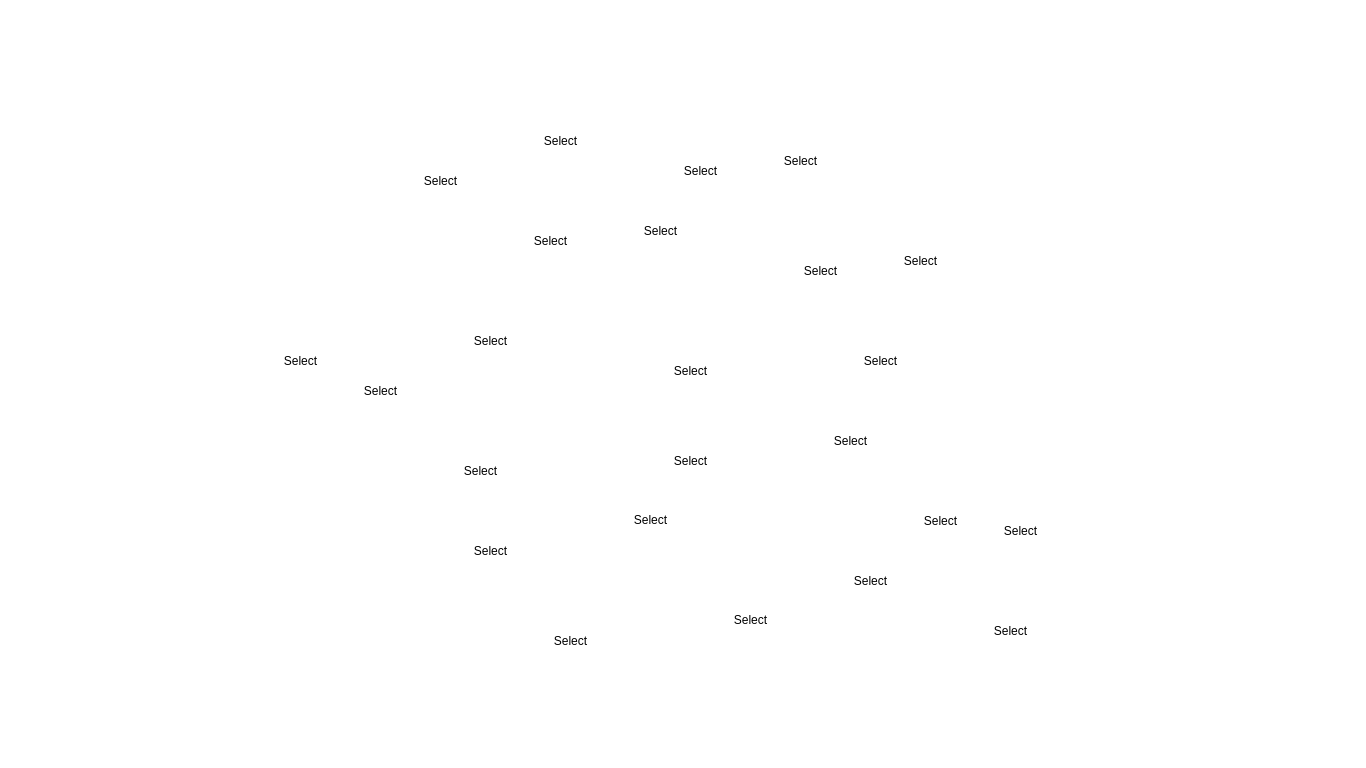
<?xml version="1.0" encoding="UTF-8"?>
<ui version="4.0">
 <class>FourPlayersMapClass</class>
 <widget class="QMainWindow" name="FourPlayersMapClass">
  <property name="geometry">
   <rect>
    <x>0</x>
    <y>0</y>
    <width>1366</width>
    <height>768</height>
   </rect>
  </property>
  <property name="minimumSize">
   <size>
    <width>1366</width>
    <height>768</height>
   </size>
  </property>
  <property name="maximumSize">
   <size>
    <width>1366</width>
    <height>768</height>
   </size>
  </property>
  <property name="windowTitle">
   <string>FourPlayersMap</string>
  </property>
  <property name="windowIcon">
   <iconset>
    <normaloff>images/triv.png</normaloff>images/triv.png</iconset>
  </property>
  <property name="styleSheet">
   <string notr="true">#centralWidget{
image: url(:/Triviadorclient/images/4playersMap.png);
background-color: white;
}

</string>
  </property>
  <widget class="QWidget" name="centralWidget">
   <widget class="QPushButton" name="pushButton_Territory1">
    <property name="geometry">
     <rect>
      <x>280</x>
      <y>350</y>
      <width>41</width>
      <height>21</height>
     </rect>
    </property>
    <property name="styleSheet">
     <string notr="true">#pushButton_Territory1{
border-image: white;
border-radius: 10px;
background: white;
}</string>
    </property>
    <property name="text">
     <string>Select</string>
    </property>
   </widget>
   <widget class="QPushButton" name="pushButton_Territory2">
    <property name="geometry">
     <rect>
      <x>550</x>
      <y>630</y>
      <width>41</width>
      <height>21</height>
     </rect>
    </property>
    <property name="styleSheet">
     <string notr="true">#pushButton_Territory2{
border-image: white;
border-radius: 10px;
background: white;
}</string>
    </property>
    <property name="text">
     <string>Select</string>
    </property>
   </widget>
   <widget class="QPushButton" name="pushButton_Territory3">
    <property name="geometry">
     <rect>
      <x>420</x>
      <y>170</y>
      <width>41</width>
      <height>21</height>
     </rect>
    </property>
    <property name="styleSheet">
     <string notr="true">#pushButton_Territory3{
border-image: white;
border-radius: 10px;
background: white;
}</string>
    </property>
    <property name="text">
     <string>Select</string>
    </property>
   </widget>
   <widget class="QPushButton" name="pushButton_Territory4">
    <property name="geometry">
     <rect>
      <x>470</x>
      <y>540</y>
      <width>41</width>
      <height>21</height>
     </rect>
    </property>
    <property name="styleSheet">
     <string notr="true">#pushButton_Territory4{
border-image: white;
border-radius: 10px;
background: white;
}</string>
    </property>
    <property name="text">
     <string>Select</string>
    </property>
   </widget>
   <widget class="QPushButton" name="pushButton_Territory5">
    <property name="geometry">
     <rect>
      <x>630</x>
      <y>510</y>
      <width>41</width>
      <height>20</height>
     </rect>
    </property>
    <property name="styleSheet">
     <string notr="true">#pushButton_Territory5{
border-image: white;
border-radius: 10px;
background: white;
}</string>
    </property>
    <property name="text">
     <string>Select</string>
    </property>
   </widget>
   <widget class="QPushButton" name="pushButton_Territory6">
    <property name="geometry">
     <rect>
      <x>730</x>
      <y>610</y>
      <width>41</width>
      <height>20</height>
     </rect>
    </property>
    <property name="styleSheet">
     <string notr="true">#pushButton_Territory6{
border-image: white;
border-radius: 10px;
background: white;
}</string>
    </property>
    <property name="text">
     <string>Select</string>
    </property>
   </widget>
   <widget class="QPushButton" name="pushButton_Territory7">
    <property name="geometry">
     <rect>
      <x>360</x>
      <y>380</y>
      <width>41</width>
      <height>21</height>
     </rect>
    </property>
    <property name="styleSheet">
     <string notr="true">#pushButton_Territory7{
border-image: white;
border-radius: 10px;
background: white;
}</string>
    </property>
    <property name="text">
     <string>Select</string>
    </property>
   </widget>
   <widget class="QPushButton" name="pushButton_Territory8">
    <property name="geometry">
     <rect>
      <x>460</x>
      <y>460</y>
      <width>41</width>
      <height>21</height>
     </rect>
    </property>
    <property name="styleSheet">
     <string notr="true">#pushButton_Territory8{
border-image: white;
border-radius: 10px;
background: white;
}</string>
    </property>
    <property name="text">
     <string>Select</string>
    </property>
   </widget>
   <widget class="QPushButton" name="pushButton_Territory9">
    <property name="geometry">
     <rect>
      <x>670</x>
      <y>450</y>
      <width>41</width>
      <height>21</height>
     </rect>
    </property>
    <property name="styleSheet">
     <string notr="true">#pushButton_Territory9{
border-image: white;
border-radius: 10px;
background: white;
}</string>
    </property>
    <property name="text">
     <string>Select</string>
    </property>
   </widget>
   <widget class="QPushButton" name="pushButton_Territory10">
    <property name="geometry">
     <rect>
      <x>470</x>
      <y>330</y>
      <width>41</width>
      <height>21</height>
     </rect>
    </property>
    <property name="styleSheet">
     <string notr="true">#pushButton_Territory10{
border-image: white;
border-radius: 10px;
background: white;
}</string>
    </property>
    <property name="text">
     <string>Select</string>
    </property>
   </widget>
   <widget class="QPushButton" name="pushButton_Territory11">
    <property name="geometry">
     <rect>
      <x>860</x>
      <y>350</y>
      <width>41</width>
      <height>21</height>
     </rect>
    </property>
    <property name="styleSheet">
     <string notr="true">#pushButton_Territory11{
border-image: white;
border-radius: 10px;
background: white;
}</string>
    </property>
    <property name="text">
     <string>Select</string>
    </property>
   </widget>
   <widget class="QPushButton" name="pushButton_Territory12">
    <property name="geometry">
     <rect>
      <x>900</x>
      <y>250</y>
      <width>41</width>
      <height>21</height>
     </rect>
    </property>
    <property name="styleSheet">
     <string notr="true">#pushButton_Territory12{
border-image: white;
border-radius: 10px;
background: white;
}</string>
    </property>
    <property name="text">
     <string>Select</string>
    </property>
   </widget>
   <widget class="QPushButton" name="pushButton_Territory13">
    <property name="geometry">
     <rect>
      <x>990</x>
      <y>620</y>
      <width>41</width>
      <height>21</height>
     </rect>
    </property>
    <property name="styleSheet">
     <string notr="true">#pushButton_Territory13{
border-image: white;
border-radius: 10px;
background: white;
}</string>
    </property>
    <property name="text">
     <string>Select</string>
    </property>
   </widget>
   <widget class="QPushButton" name="pushButton_Territory14">
    <property name="geometry">
     <rect>
      <x>850</x>
      <y>570</y>
      <width>41</width>
      <height>21</height>
     </rect>
    </property>
    <property name="styleSheet">
     <string notr="true">#pushButton_Territory14{
border-image: white;
border-radius: 10px;
background: white;
}</string>
    </property>
    <property name="text">
     <string>Select</string>
    </property>
   </widget>
   <widget class="QPushButton" name="pushButton_Territory15">
    <property name="geometry">
     <rect>
      <x>1000</x>
      <y>520</y>
      <width>41</width>
      <height>21</height>
     </rect>
    </property>
    <property name="styleSheet">
     <string notr="true">#pushButton_Territory15{
border-image: white;
border-radius: 10px;
background: white;
}</string>
    </property>
    <property name="text">
     <string>Select</string>
    </property>
   </widget>
   <widget class="QPushButton" name="pushButton_Territory16">
    <property name="geometry">
     <rect>
      <x>670</x>
      <y>360</y>
      <width>41</width>
      <height>21</height>
     </rect>
    </property>
    <property name="styleSheet">
     <string notr="true">#pushButton_Territory16{
border-image: white;
border-radius: 10px;
background: white;
}</string>
    </property>
    <property name="text">
     <string>Select</string>
    </property>
   </widget>
   <widget class="QPushButton" name="pushButton_Territory17">
    <property name="geometry">
     <rect>
      <x>920</x>
      <y>510</y>
      <width>41</width>
      <height>21</height>
     </rect>
    </property>
    <property name="styleSheet">
     <string notr="true">#pushButton_Territory17{
border-image: white;
border-radius: 10px;
background: white;
}</string>
    </property>
    <property name="text">
     <string>Select</string>
    </property>
   </widget>
   <widget class="QPushButton" name="pushButton_Territory18">
    <property name="geometry">
     <rect>
      <x>800</x>
      <y>260</y>
      <width>41</width>
      <height>21</height>
     </rect>
    </property>
    <property name="styleSheet">
     <string notr="true">#pushButton_Territory18{
border-image: white;
border-radius: 10px;
background: white;
}</string>
    </property>
    <property name="text">
     <string>Select</string>
    </property>
   </widget>
   <widget class="QPushButton" name="pushButton_Territory19">
    <property name="geometry">
     <rect>
      <x>530</x>
      <y>230</y>
      <width>41</width>
      <height>21</height>
     </rect>
    </property>
    <property name="styleSheet">
     <string notr="true">#pushButton_Territory19{
border-image: white;
border-radius: 10px;
background: white;
}</string>
    </property>
    <property name="text">
     <string>Select</string>
    </property>
   </widget>
   <widget class="QPushButton" name="pushButton_Territory20">
    <property name="geometry">
     <rect>
      <x>540</x>
      <y>130</y>
      <width>41</width>
      <height>21</height>
     </rect>
    </property>
    <property name="styleSheet">
     <string notr="true">#pushButton_Territory20{
border-image: white;
border-radius: 10px;
background: white;
}</string>
    </property>
    <property name="text">
     <string>Select</string>
    </property>
   </widget>
   <widget class="QPushButton" name="pushButton_Territory21">
    <property name="geometry">
     <rect>
      <x>640</x>
      <y>220</y>
      <width>41</width>
      <height>21</height>
     </rect>
    </property>
    <property name="styleSheet">
     <string notr="true">#pushButton_Territory21{
border-image: white;
border-radius: 10px;
background: white;
}</string>
    </property>
    <property name="text">
     <string>Select</string>
    </property>
   </widget>
   <widget class="QPushButton" name="pushButton_Territory22">
    <property name="geometry">
     <rect>
      <x>830</x>
      <y>430</y>
      <width>41</width>
      <height>21</height>
     </rect>
    </property>
    <property name="styleSheet">
     <string notr="true">#pushButton_Territory22{
border-image: white;
border-radius: 10px;
background: white;
}</string>
    </property>
    <property name="text">
     <string>Select</string>
    </property>
   </widget>
   <widget class="QPushButton" name="pushButton_Territory23">
    <property name="geometry">
     <rect>
      <x>680</x>
      <y>160</y>
      <width>41</width>
      <height>21</height>
     </rect>
    </property>
    <property name="styleSheet">
     <string notr="true">#pushButton_Territory23{
border-image: white;
border-radius: 10px;
background: white;
}</string>
    </property>
    <property name="text">
     <string>Select</string>
    </property>
   </widget>
   <widget class="QPushButton" name="pushButton_Territory24">
    <property name="geometry">
     <rect>
      <x>780</x>
      <y>150</y>
      <width>41</width>
      <height>21</height>
     </rect>
    </property>
    <property name="styleSheet">
     <string notr="true">#pushButton_Territory24{
border-image: white;
border-radius: 10px;
background: white;
}</string>
    </property>
    <property name="text">
     <string>Select</string>
    </property>
   </widget>
  </widget>
 </widget>
 <layoutdefault spacing="6" margin="11"/>
 <resources>
  <include location="TriviadorClient.qrc"/>
 </resources>
 <connections/>
</ui>
